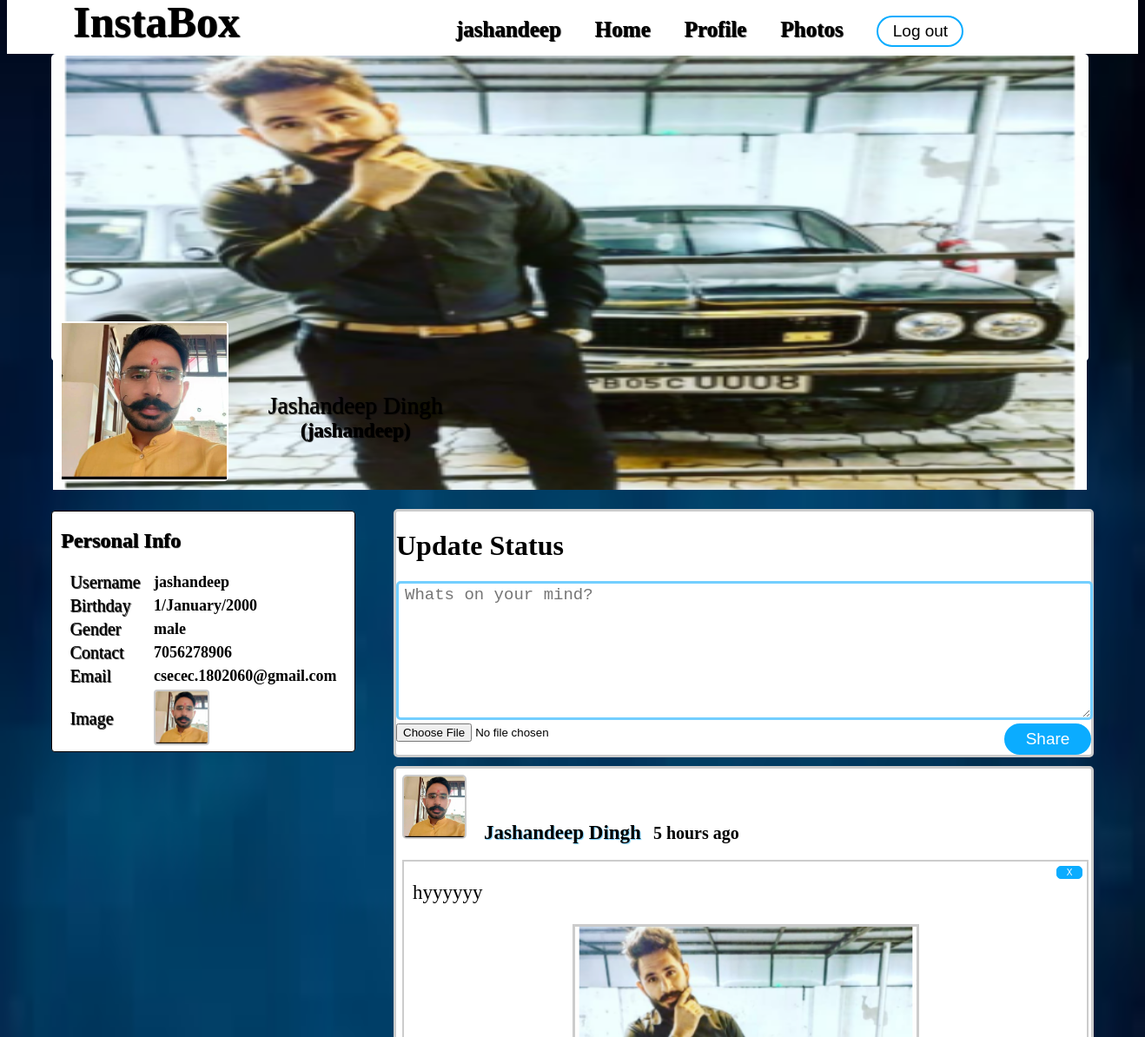
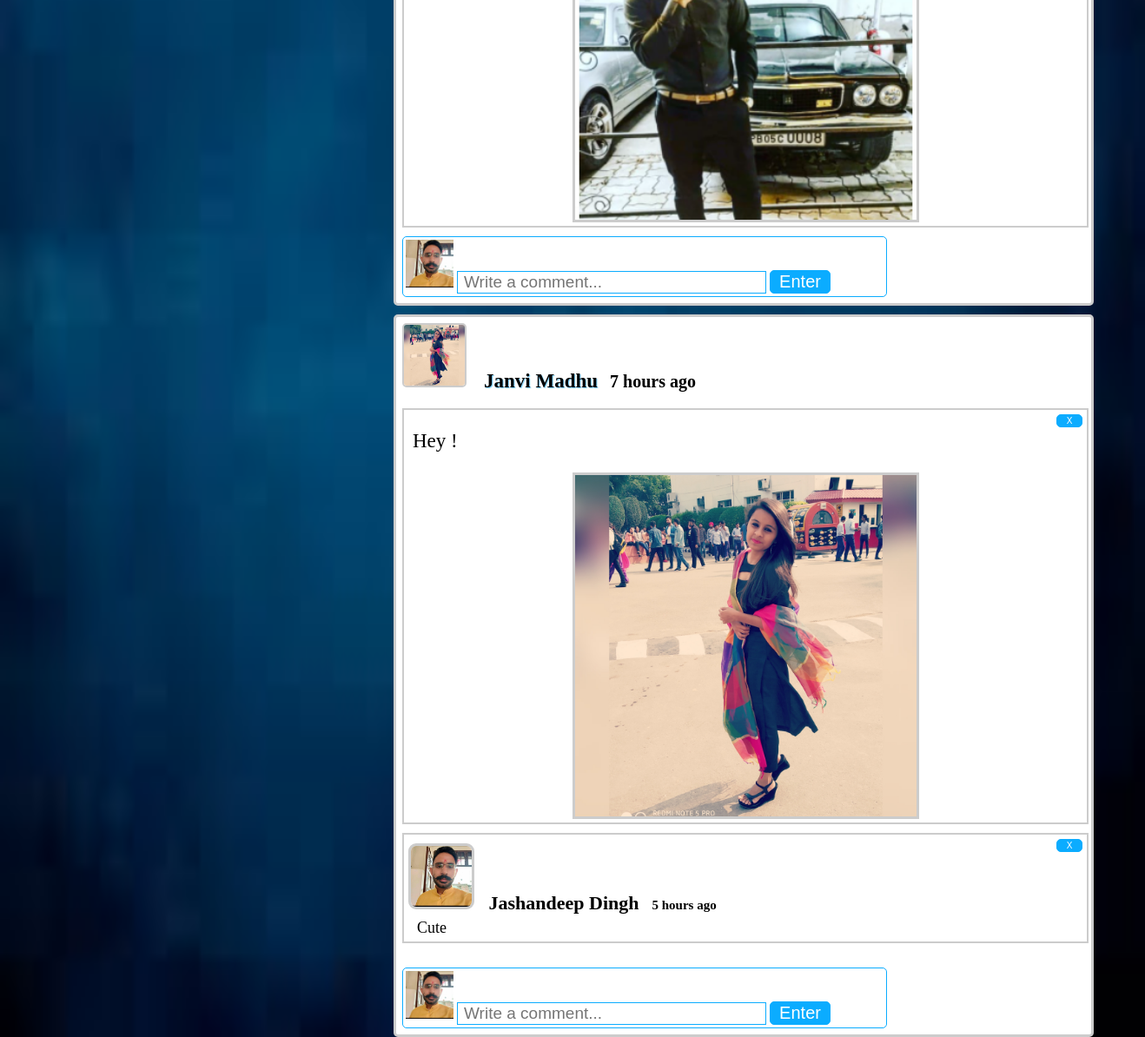
The page /timeline.php (signed in) on the database its author committed (2 pictures, top to bottom).
### tables this page shows
CREATE TABLE `user` (
  `user_id` int(100) NOT NULL,
  `firstname` varchar(100) NOT NULL,
  `lastname` varchar(100) NOT NULL,
  `username` varchar(100) NOT NULL,
  `username2` varchar(100) NOT NULL,
  `birthday` varchar(100) NOT NULL,
  `gender` varchar(100) NOT NULL,
  `number` varchar(100) NOT NULL,
  `email` varchar(100) NOT NULL,
  `email2` varchar(100) NOT NULL,
  `password` varchar(100) NOT NULL,
  `password2` varchar(100) NOT NULL,
  `profile_picture` varchar(100) NOT NULL,
  `cover_picture` varchar(100) NOT NULL
);

CREATE TABLE `post` (
  `post_id` int(100) NOT NULL,
  `user_id` varchar(100) NOT NULL,
  `post_image` varchar(100) NOT NULL,
  `content` varchar(100) NOT NULL,
  `created` varchar(100) NOT NULL
);

CREATE TABLE `comments` (
  `comment_id` int(100) NOT NULL,
  `post_id` varchar(100) NOT NULL,
  `user_id` varchar(100) NOT NULL,
  `name` varchar(100) NOT NULL,
  `content_comment` varchar(100) NOT NULL,
  `image` varchar(100) NOT NULL,
  `created` varchar(100) NOT NULL
);

### session.php (called while the page is built, shortened)
<?php
include("includes/database.php");
$id = $_SESSION['id'];
$query=mysqli_query ($con,"SELECT * FROM user WHERE user_id ='$id'") or die(mysql_error());
$row=mysqli_fetch_array($query);
$firstname=$row['firstname'];
$lastname=$row['lastname'];
$username=$row['username'];
?>

### timeline.php (the view, shortened to what this page needs)
<?php
function time_stamp($session_time)
{
$time_difference = time() - $session_time ;
$seconds = $time_difference ;
$minutes = round($time_difference / 60 );
$hours = round($time_difference / 3600 );
if($seconds <= 60)
{
echo"$seconds seconds ago";
}
else if($hours <=24)
{
   if($hours==1)
   {
   echo"one hour ago";
   }
  else
  {
  echo"$hours hours ago";
  }
}
}
?>
<!DOCTYPE html>
<html>
	<head>
		<link rel="stylesheet" type="text/css" href="css/timeline.css">
	</head>
<body>
<?php include ('session.php');?>
	<div id="header">
		<div class="head-view">
			<ul>
				<li><a href="home.php" title="Biobook"><b>InstaBox</b></a></li>
				<li><a href="timeline.php" title="<?php echo $username ?>"><label class="active"><?php echo $username ?></label></a></li>
				<li><a href="home.php" title="Home"><label>Home</label></a></li>
				<li><a href="profile.php" title="Home"><label>Profile</label></a></li>
				<li><a href="photos.php" title="Settings"><label>Photos</label></a></li>
				<li><a href="logout.php" title="Log out"><button class="btn-sign-in" value="Log out">Log out</button></a></li>
			</ul>
		</div>
	</div>
	<div id="container">
		<div id="clip2">
				<a href="updatecover.php" title="Change Cover Photo"><img src="<?php echo $row['cover_picture'] ?>"></a>
		</div>
		<div id="left-nav">
				<div class="clip1">
				<a href="updatephoto.php" title="Change Profile Picture"><img src="<?php echo $row['profile_picture'] ?>"></a>
				</div>
				<div class="user-details">
					<label><?php echo $firstname ?>&nbsp;<?php echo $lastname ?></label>
					<br />
					<b>(<?php echo $username ?>)</b>
				</div>
		</div>
		<div id="right-nav">
			<h1>Update Status</h1>
	<div>
			<form method="post" enctype="multipart/form-data">
				<textarea placeholder="Whats on your mind?" name="content" class="post-text" required></textarea>
				<input type="file" name="image">
				<button class="btn-share" name="Submit" value="Log out">Share</button>
			</form>
	</div>
		</div>
<?php
	include("includes/database.php");
			$query=mySQLi_query($con,"SELECT * from user where user_id='$id' order by user_id DESC") ;
			while($row=mySQLi_fetch_array($query)){
				$id = $row['user_id'];
?>
		<div id="left-nav1">
			<h2>Personal Info</h2>
			<table>
				<tr>
					<td><label>Username</label></td>
					<td width="20"></td>
					<td><b><?php echo $row['username']; ?></b></td>
				</tr>
				<tr>
					<td><label>Birthday</label></td>
					<td width="20"></td>
					<td><b><?php echo $row['birthday']; ?></b></td>
				</tr>
				<tr>
					<td><label>Gender</label></td>
					<td width="20"></td>
					<td><b><?php echo $row['gender']; ?></b></td>
				</tr>
				<tr>
					<td><label>Contact</label></td>
					<td width="20"></td>
					<td><b><?php echo $row['number']; ?></b></td>
				</tr>
				<tr>
					<td><label>Email</label></td>
					<td width="20"></td>
					<td><b><?php echo $row['email']; ?></b></td>
				</tr>
				<tr>
					<td><label>Image</label></td>
					<td width="20"></td>
					<td><img src="<?php echo $row['profile_picture']; ?>"></td>
				</tr>
			</table>
		</div>
<?php
}
?>
<?php
	include("includes/database.php");
			$query=mySQLi_query($con,"SELECT * from post LEFT JOIN user on user.user_id = post.user_id order by post_id DESC");
			while($row=mySQLi_fetch_array($query)){
				$posted_by = $row['firstname']." ".$row['lastname'];
				$location = $row['post_image'];
				$profile_picture = $row['profile_picture'];
				$time=$row['created'];
				$post_id = $row['post_id'];
?>
		<div id="right-nav1">
			<div class="profile-pics">
			<img src="<?php echo $profile_picture ?>">
			<b><?php echo $posted_by ?></b>
			<strong><?php echo $time = time_stamp($time); ?></strong>
			</div>
		<br />
			<div class="post-content">
			<div class="delete-post">
			<a href="delete_post.php<?php echo '?id='.$post_id; ?>" title="Delete your post"><button class="btn-delete">X</button></a>
			</div>
			<p><?php echo $row['content']; ?></p>
		<center>
			<img src="<?php echo $location ?>">
		</center>
			</div>
<?php
	include("includes/database.php");
			$comment=mySQLi_query($con,"SELECT * from comments where post_id='$post_id' order by post_id DESC");
			while($row=mySQLi_fetch_array($comment)){
			$comment_id=$row['comment_id'];
			$time=$row['created'];
?>
			<div class="comment-display"<?php echo $comment_id ?>>
					<div class="delete-post">
					<a href="delete_comment.php<?php echo '?id='.$comment_id; ?>" title="Delete your comment"><button class="btn-delete">X</button></a>
					</div>
				<div class="user-comment-name"><img src="<?php echo $row['image']; ?>">&nbsp;&nbsp;&nbsp;<?php echo $row['name']; ?><b class="time-comment"><?php echo $time = time_stamp($time); ?></b></div>
				<div class="comment"><?php echo $row['content_comment']; ?></div>
			</div>
			<br />
<?php
}
?>
		 <form  method="POST">
			<div class="comment-area">
						<?php $image=mysqli_query($con,"select * from user where user_id='$id'");
							while($row=mysqli_fetch_array($image)){
							?>
						<img src="<?php echo $row['profile_picture']; ?>" width="50" height="50">
						<?php } ?>
			<input type="text" name="content_comment" placeholder="Write a comment..." class="comment-text">
			<input type="submit" name="post_comment" value="Enter" class="btn-comment">
			</div>
		</form>
		</div>
	<?php
	}
	?>
	</div>
</body>
</html>

### rows shown on the page
user: username "jashandeep", cover_picture (picture), profile_picture (picture), firstname "Jashandeep", lastname "Dingh", birthday "1/January/2000", gender "male", number "7056278906", email "csecec.1802060@gmail.com"
post: user.profile_picture (picture), user.lastname "Jashandeep Dingh", content "hyyyyyy", post_image (picture)
post: user.profile_picture (picture), user.lastname "Janvi Madhu", content "Hey !", post_image (picture)
comments: image (picture), name "Jashandeep Dingh", content_comment "Cute"
